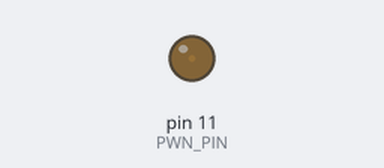
Bench run of a sketch on a simulated Arduino Uno, built with avr-gcc and run on an emulated ATmega328P. On the bench: output pins drawn as LEDs (lit = HIGH).

Above: at 0.05 s.
At 0.6 s:
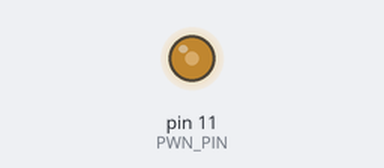
At 1.15 s:
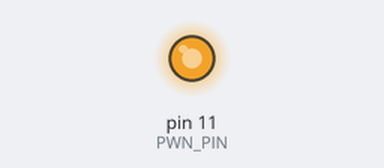
At 2.3 s:
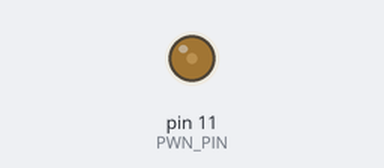
Timing chart, 0 to 5.9 s (numbered marks = the images above):
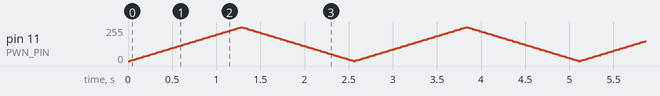

The sketch:

Pulse_Sketch.ino
```cpp
/*

*/

/*const int PWN_PIN = 11;

void setup() {
  pinMode(PWN_PIN, OUTPUT);
}

int brightness = 0;
const int fadeAmount = 5;

void loop() {
  analogWrite(PWN_PIN, brightness);

  brightness = (brightness + fadeAmount) % 256;

  delay(50);
}*/

/*const int PWN_PIN = 11;

void setup() {
  pinMode(PWN_PIN, OUTPUT);
}

int brightness = 0;
const int fadeAmount = 5;

void loop() {

  for (int i = 0; i < 255; i = i+5) {
    brightness = (brightness + fadeAmount);
    analogWrite(PWN_PIN, brightness);
    delay(25);
  }
  for (int i = 0; i < 255; i = i+5) {
    brightness = (brightness - fadeAmount);
    analogWrite(PWN_PIN, brightness);
    delay(25);
  }
}*/

const int PWN_PIN = 11;
int amount = 5;

void setup() {
  pinMode(PWN_PIN, OUTPUT);
}

int brightness = 0;
const int fadeAmount = 5;

void loop() {
  analogWrite(PWN_PIN, brightness);
  if (brightness >= 255) {
    amount = -5;
  } else if (brightness <= 0) {
    amount = 5;
  }
  brightness = brightness + amount;
  delay(25);
}
```
